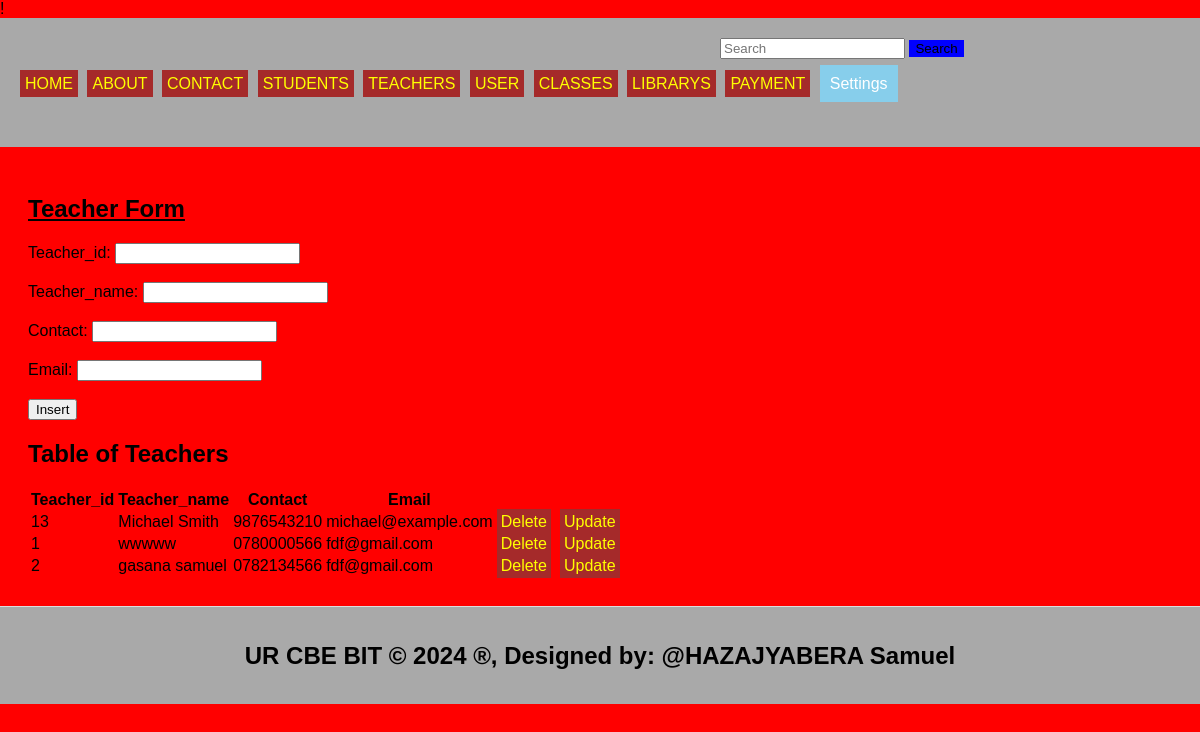
Page /teacher.php on the committed database.
### tables this page shows
CREATE TABLE `teachers` (
  `Teacher_id` int(11) NOT NULL,
  `Teacher_name` varchar(100) NOT NULL,
  `Contact` varchar(40) NOT NULL,
  `Email` varchar(50) NOT NULL
);

### teacher.php (the view, shortened to what this page needs)
<!DOCTYPE html>
<html>
<head>
</head>
<body>
</body>
</html> !<DOCTYPE html>
<html lang="en">
<head>
  <link rel="stylesheet" type="text/css" href="style.css" title="style 1" media="screen, tv, projection, handheld, print"/>
  </head>
  <header>
<body><body bgcolor="gray">
  <form class="forms" role="search" action="search.php">
      <input class="" type="text" placeholder="Search" aria-label="Search">
      <button class="searchbtn" type="submit">Search</button>
    </form>
  <ul style="list-style-type: none; padding: 0;">
    <li style="display: inline; "><a href="./home.html">HOME</a>
  </li>
    <li style="display: inline; "><a href="./about us.html">ABOUT</a>
  </li>
    <li style="display: inline; "><a href="./contact.html">CONTACT</a>
  </li>
    <li style="display: inline; "><a href="./student.html">STUDENTS</a>
  </li>
    <li style="display: inline; "><a href="./teacher.html">TEACHERS</a>
  </li>
    <li style="display: inline; "><a href="./course.html">USER</a>
  </li>
    <li style="display: inline; "><a href="./class.html">CLASSES</a>
  </li>
    <li style="display: inline; "><a href="./olibrary.html">LIBRARYS</a>
  </li>
    <li style="display: inline; "><a href="./pyment.html">PAYMENT</a>
    <li class="dropdown" style="display: inline; margin-right: 10px;">
      <a href="#" style="padding: 10px; color: white; background-color: skyblue; text-decoration: none; margin-right: 15px;">Settings</a>
    </li><br><br>
  </ul>
</header>
<section>
    <h1><u> Teacher Form </u></h1>
    <form method="post">
        <label for="Teacher_id">Teacher_id:</label>
        <input type="number" id="Teacher_id" name="pid"><br><br>
        <label for="Teacher_name">Teacher_name:</label>
        <input type="text" id="Teacher_name" name="Teacher_name" required><br><br>
        <label for="Contactl"> Contact:</label>
        <input type="text" id="Contact" name="Contact" required><br><br>
        <label for="Email">Email:</label>
        <input type="Email" id="Email" name="Email" required><br><br>
        <input type="submit" name="add" value="Insert">
    </form>
<?php
$host = "localhost";
$user = "samuel";
$pass = "222003581";
$database = "hazajyabera_samuel_222003581";
$connection = new mysqli($host, $user, $pass, $database);
    $sql = "SELECT * FROM teachers";
    $result = $connection->query($sql);
    ?>
    <h2>Table of Teachers</h2>
    <table id="dataTable">
        <tr>
            <th>Teacher_id</th>
            <th>Teacher_name</th>
            <th>Contact</th>
            <th>Email</th>
        </tr>
        <?php
        if ($result->num_rows > 0) {
            while ($row = $result->fetch_assoc()) {
                echo "<tr><td>" .$row["Teacher_id"] . "</td>
                          <td>" .$row["Teacher_name"] . "</td>
                          <td>" .$row["Contact"] . "</td>
                          <td>" .$row["Email"] . "</td>
                            <td><a style='padding:4px' href='delete_teacher.php?Teacher_id=" . $row["Teacher_id"] . "'>Delete</a></td>
                    <td><a style='padding:4px' href='update_teacher.php?Teacher_id=" . $row["Teacher_id"] . "'>Update</a></td>
                </tr>";
            }
        } else {
            echo "<tr><td colspan='4'>No data found</td></tr>";
        }
        ?>
    </table>
  </section>
  <footer>
    <center>
      <b><h2>UR CBE BIT &copy; 2024 &reg;, Designed by: @HAZAJYABERA Samuel</h2></b>
    </center>
  </footer>
</body>
</html>

### style.css (style rules this page uses)
body { font-family: Arial, sans-serif; margin: 0; padding: 0; }
.dropdown { position: relative; display: inline; margin-right: 10px; }
body { font-family: Arial,sans-serif; margin:0; padding:0; }
header { background-color:darkgray; padding: 20px; }
.dropdown { position: right; display:right; direction:rtl; }
section { padding:28px; border-bottom: 1px solid #ddd; }
footer { text-align: center; padding: 15px; background-color:darkgray; }

### teacher.php (style rules this page uses)
a { padding: 5px; color: white; background-color: brown; text-decoration: none; margin-right: 5px; }
a:link { color: yellow; }
.forms { margin-left: 700px; }
.searchbtn { background-color: blue; border: none; }

### rows in the picture
teachers: Teacher_id "13", Teacher_name "Michael Smith", Contact "9876543210", Email "michael@example.com"
teachers: Teacher_id "1", Teacher_name "wwwww", Contact "0780000566", Email "fdf@gmail.com"
teachers: Teacher_id "2", Teacher_name "gasana samuel", Contact "0782134566", Email "fdf@gmail.com"
